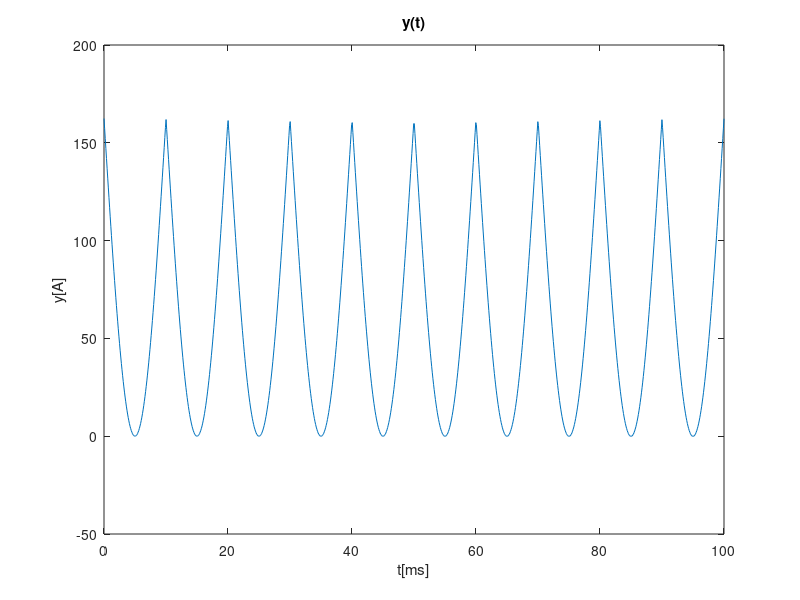
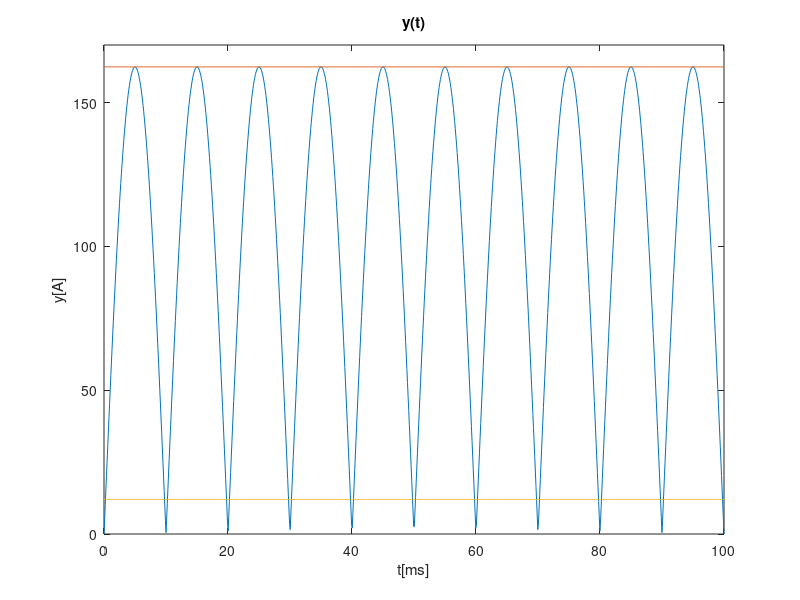
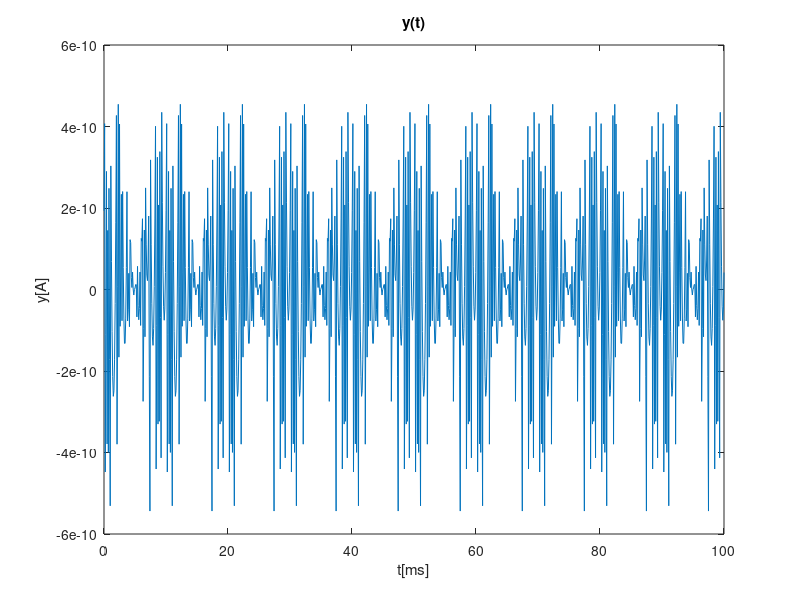

The MATLAB source for these figures, in order:
close all 
clear all


C = 420e-6;
A = 0.70609*230;
w = 2*pi*50;
V_on = 12./19.;
R = 369982;
eta = 1;
Vt = 25.9e-3;
Vd = V_on;
Is = 1e-14;
rd = 56.79666793;


function absv = absv(t)
  A = 0.70609*230;
  w = 2*pi*50;
  
  absv = 0;

  if(sin(w*t) >= 0)
    absv = A*sin(w*t);
  else
    absv = -A*sin(w*t);
  endif
  
endfunction



function absv_d = absv_d(t)
  A = 0.70609*230;
  w = 2*pi*50;
  
  if(sin(w*t) >= 0)
    absv_d = A*w*cos(w*t);
  else
    absv_d = -A*w*cos(w*t);
  endif
  
endfunction



function f = f(t)
C = 420e-6;
A = 0.70609*230;
w = 2*pi*50;
V_on = 12./19.;
R = 369982;
eta = 1;
Vt = 25.9e-3;
Vd = V_on;
Is = 1e-14;
rd = 56.79666793;
Req = R+19*rd;

f = (A-19*V_on)*exp(-(t-1/(4*50))/(Req*C))+19*V_on - absv(t);
endfunction

function fd = fd(t)
C = 420e-6;
A = 0.70609*230;
w = 2*pi*50;
V_on = 12./19.;
R = 369982;
eta = 1;
Vt = 25.9e-3;
Vd = V_on;
Is = 1e-14;
rd = 56.79666793;
Req = R + 19*rd;

fd = -(A-19*V_on)/R/C*exp(-(t-1/(4*50))/(Req*C)) - absv_d(t);
endfunction

t=linspace(0, 100e-3, 1000);
y=zeros(1, 1000);

for i=1:length(t)
  y(i) = f(t(i));
endfor

figure
plot(t*1000, y)
title("y(t)")
xlabel ("t[ms]")
ylabel ("y[A]")
print ("y.eps", "-depsc");


delta = 1e-9;
x_next = 14.8e-3;


do 
  x=x_next;
  x_next = x  - f(x)/fd(x);
  printf("%.10f \n", x);
until (abs(x_next-x) < delta)

ton_root = x_next;

printf("%.10f \n", ton_root);

function fdec = fdec(t, ton_root)
  fdec = f(t)+absv(t);
  
  modt = t*50 - floor(t*50);
  
  if(modt<=ton_root*50-0.5 || (modt>=ton_root*50 && modt<=0.75))
    fdec = absv(t);
  endif
endfunction


t=linspace(0, 100e-3, 1000);
y1=zeros(1, 1000);
y2=zeros(1,100);
y3=zeros(1,1000);
y2d=zeros(1,100);
y3d=zeros(1,1000);
y4=zeros(1,1000);

for i=1:length(t)
  y1(i) = absv(t(i));
endfor

for i=1:100
  if(t(i)+1/4/50 < ton_root)
    y2(i) = f(t(i)+1/4/50)+absv(t(i)+1/4/50);
    y2d(i) = fd(t(i)+1/4/50)+absv_d(t(i)+1/4/50);
  else
    y2(i) = absv(t(i)+1/4/50);
    y2d(i) = absv_d(t(i)+1/4/50);
  endif
endfor

for i=1:length(t)
  y3(i) = y2(mod(i+50,100)+1);
  y3d(i) = y2d(mod(i+50,100)+1);
endfor

for i=1:length(t)
  y4(i) = y3(i)+R*C*y3d(i);
endfor

printf("%f \n", y4(500));

figure
plot(t*1000, y1)
hold on;
plot(t*1000, y3)
hold on
plot(t*1000, y4)
title("y(t)")
xlabel ("t[ms]")
ylabel ("y[A]")
axis([0,100,0,170]);
print ("y.eps", "-depsc");

figure
plot(t*1000, y4-12);
title("y(t)")
xlabel ("t[ms]")
ylabel ("y[A]")
print ("diff.eps", "-depsc");

dclevel = 0;
maxvo = y4(1);
minvo = y4(1);

for i=1:1000
  dclevel = dclevel + y4(i);
  
  if(y4(i)>maxvo)
    maxvo = y4(i);
  endif
  
  if(y4(i)<minvo)
    minvo = y4(i);
  endif
endfor

dclevel = dclevel/1000;

ripple = maxvo-minvo;

printf("%.10f \n", dclevel);
printf("%.10f \n", ripple);
